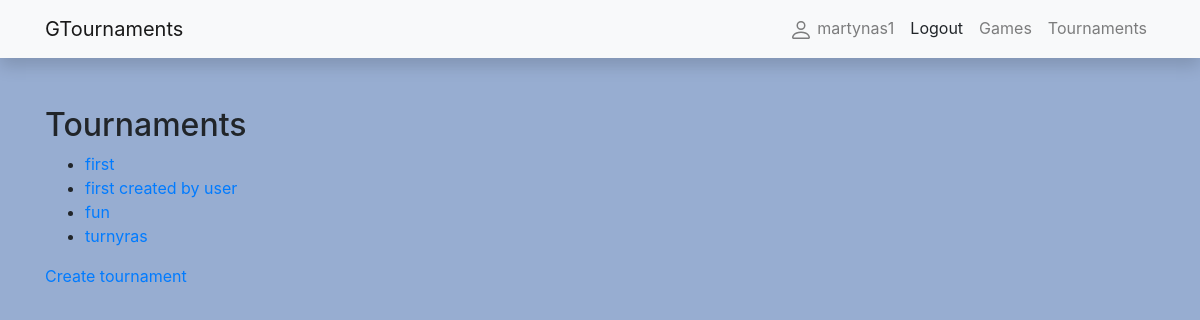
Page /tournaments/tournaments/ (signed in) on the committed database.
### tournaments/models.py (models this page shows, shortened)
class Tournament(models.Model):
    name = models.CharField("name", max_length=100)
    game = models.ForeignKey(Game, on_delete=models.CASCADE)
    start_date = models.DateField()
    created_by = models.ForeignKey(User, on_delete=models.CASCADE)
    upvotes = models.ManyToManyField(User, related_name="tournament_upvotes", blank=True)
    STATUS_CHOICES = [
        ('u', 'Upcoming'),
        ('o', 'Ongoing'),
        ('c', 'Completed'),
    ]
    status = models.CharField(max_length=1, choices=STATUS_CHOICES, default='u')

### tournaments/views.py (the view)
# urls.py: path("tournaments/", views.TournamentListView.as_view(), name="tournament-list"),
class TournamentListView(generic.ListView):
    model = Tournament
    template_name = "tournament_list.html"
    context_object_name = "tournaments"

### tournaments/templates/tournament_list.html
{% extends 'base.html' %}
{% block content %}
<h2>Tournaments</h2>
<ul>
    {% for tournament in tournaments %}
        <li><a href="{% url 'tournament-detail' tournament.id %}">{{ tournament.name }}</a></li>
    {% endfor %}
</ul>
<a href="{% url 'tournament-create' %}">Create tournament</a>
{% endblock %}

### tournaments/templates/base.html (shortened to what this page needs)
<!DOCTYPE html>
<html lang="en">
<head>
    <link
            rel="stylesheet"
            href="https://stackpath.bootstrapcdn.com/bootstrap/4.1.3/css/bootstrap.min.css"
    />
    <link
            rel="stylesheet"
            href="https://cdnjs.cloudflare.com/ajax/libs/font-awesome/4.7.0/css/font-awesome.min.css"
    />
    {% load static %}
    <link rel="stylesheet" href="{% static 'css/styles.css' %}"/>
</head>
<body>
<nav
        class="navbar navbar-expand-lg navbar-light bg-light static-top mb-5 shadow"
>
    <div class="container">
        <a class="navbar-brand" href="{% url 'index_nm' %}">
            GTournaments</a
        >
        <div class="collapse navbar-collapse" id="navbarResponsive">
            <ul class="navbar-nav ml-auto">
                {% if user.is_authenticated %}
                <li class="nav-item">
                    <a class="nav-link" href="{% url 'user-profile' %}">
                        {{ user.username }}</a>
                </li>
                <li class="nav-item">
                    <form action="{% url 'logout' %}" method="post" style="display:inline;">
                        <button type="submit" class="nav-link"
                                style="border: none; background: none; color: inherit; cursor: pointer;">
                            Logout
                        </button>
                    </form>
                </li>
                {% endif %}
                <li class="nav-item">
                    <a class="nav-link" href="{% url 'game-all' %}">Games</a>
                </li>
                <li class="nav-item">
                    <a class="nav-link" href="{% url 'tournament-list' %}">Tournaments</a>
                </li>
            </ul>
        </div>
    </div>
</nav>
<div class="container">{% block content %}{% endblock %}</div>
</body>
</html>

### rows in the picture
Tournament: name "first"
Tournament: name "first created by user"
Tournament: name "fun"
Tournament: name "turnyras"

### other values in the picture
{{ user.username }} "martynas1"
